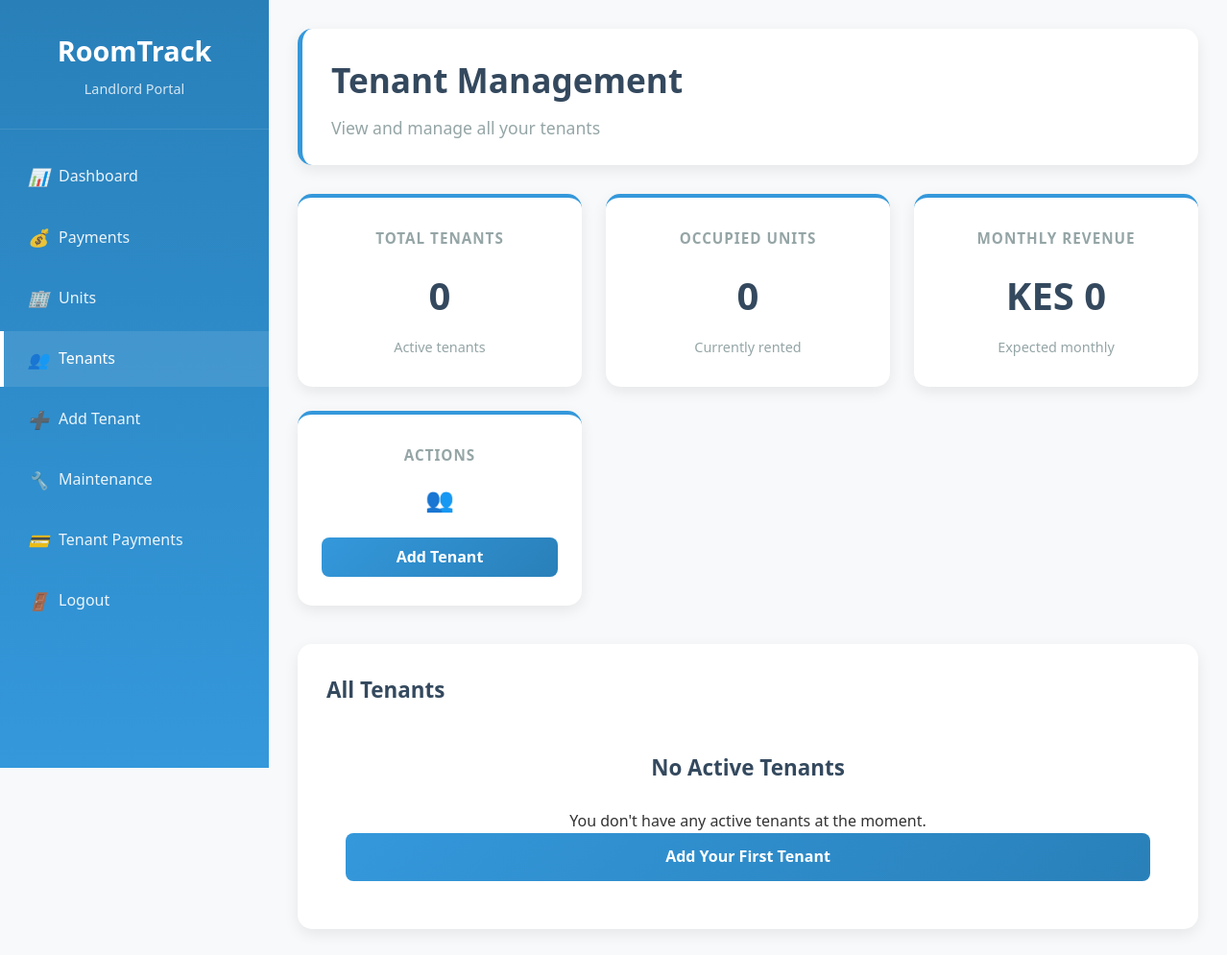
Page /landlord/tenants (signed in) on the earlier database version.
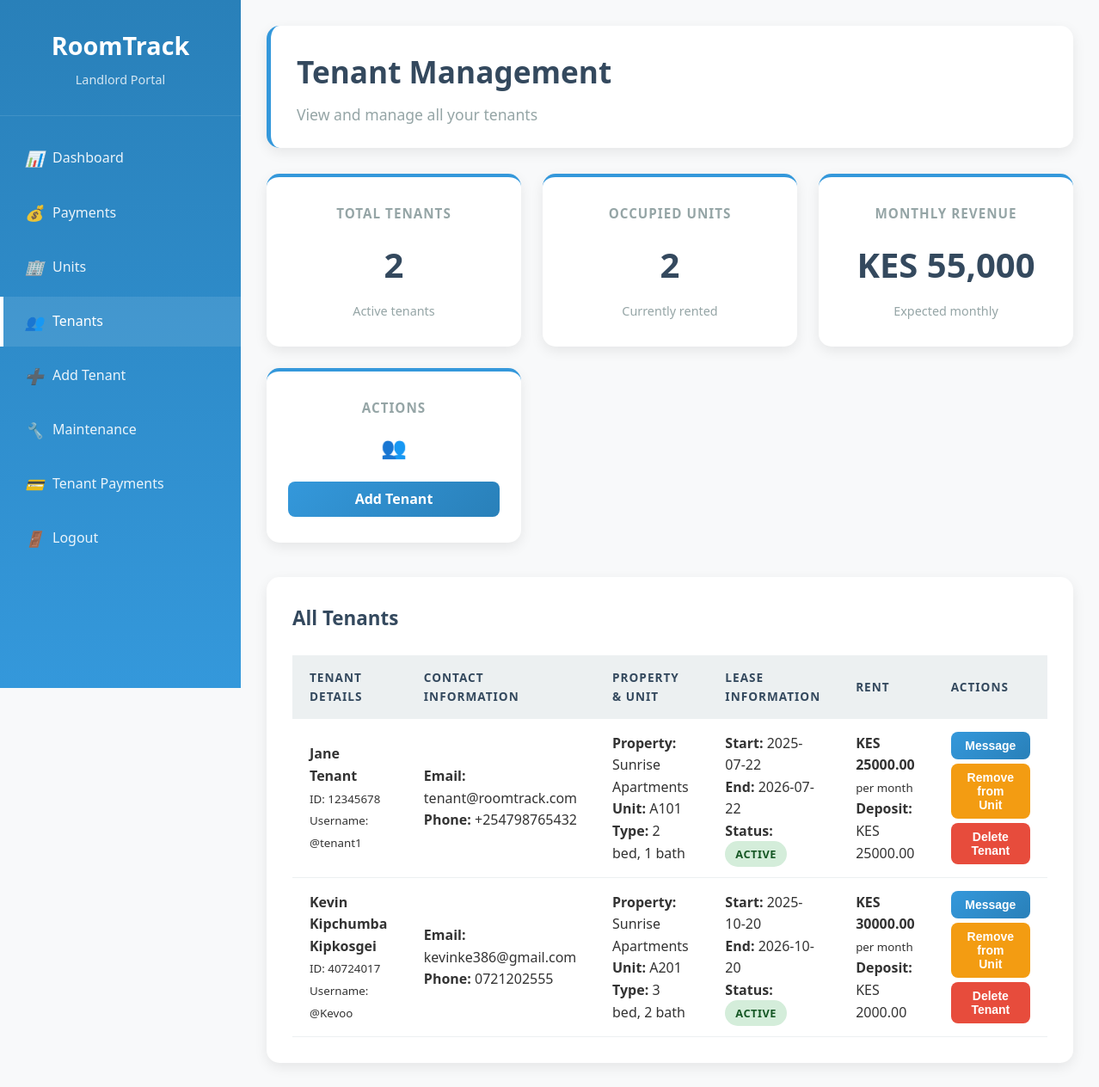
Same page on the later database version.
### models.py (models this page shows)
class User(UserMixin, db.Model):
    id = db.Column(db.Integer, primary_key=True)
    username = db.Column(db.String(80), unique=True, nullable=False)
    email = db.Column(db.String(120), unique=True, nullable=False)
    password = db.Column(db.String(200), nullable=False)
    role = db.Column(db.String(20), nullable=False)  # admin, landlord, tenant
    full_name = db.Column(db.String(200))
    id_number = db.Column(db.String(50))
    passport_number = db.Column(db.String(50))
    phone = db.Column(db.String(20))
    created_at = db.Column(db.DateTime, default=datetime.utcnow)
    landlord_properties = db.relationship('Property', backref='landlord', lazy=True)
    tenant_leases = db.relationship('Lease', backref='tenant', lazy=True, foreign_keys='Lease.tenant_id')
    maintenance_requests = db.relationship('MaintenanceRequest', backref='tenant', lazy=True)

class Property(db.Model):
    id = db.Column(db.Integer, primary_key=True)
    name = db.Column(db.String(200), nullable=False)
    address = db.Column(db.Text, nullable=False)
    total_units = db.Column(db.Integer, nullable=False)
    occupied_units = db.Column(db.Integer, default=0)
    landlord_id = db.Column(db.Integer, db.ForeignKey('user.id'), nullable=False)
    created_at = db.Column(db.DateTime, default=datetime.utcnow)
    units = db.relationship('Unit', backref='property', lazy=True, cascade='all, delete-orphan')

class Unit(db.Model):
    id = db.Column(db.Integer, primary_key=True)
    unit_number = db.Column(db.String(50), nullable=False)
    rent_amount = db.Column(db.Float, nullable=False)
    status = db.Column(db.String(20), default='vacant')  # vacant, occupied
    bedrooms = db.Column(db.Integer, default=1)
    bathrooms = db.Column(db.Integer, default=1)
    square_feet = db.Column(db.Integer)
    property_id = db.Column(db.Integer, db.ForeignKey('property.id'), nullable=False)
    leases = db.relationship('Lease', backref='unit', lazy=True, cascade='all, delete-orphan')
    maintenance_requests = db.relationship('MaintenanceRequest', backref='unit', lazy=True)

class Lease(db.Model):
    id = db.Column(db.Integer, primary_key=True)
    tenant_id = db.Column(db.Integer, db.ForeignKey('user.id'), nullable=False)
    unit_id = db.Column(db.Integer, db.ForeignKey('unit.id'), nullable=False)
    start_date = db.Column(db.Date, nullable=False)
    end_date = db.Column(db.Date, nullable=False)
    monthly_rent = db.Column(db.Float, nullable=False)
    security_deposit = db.Column(db.Float, default=0)
    status = db.Column(db.String(20), default='active')
    created_at = db.Column(db.DateTime, default=datetime.utcnow)
    payments = db.relationship('Payment', backref='lease', lazy=True, cascade='all, delete-orphan')

### app.py (the view)
@app.route('/landlord/tenants')
@login_required
def landlord_tenants():
    if current_user.role != 'landlord':
        return redirect(url_for('index'))
    properties = Property.query.filter_by(landlord_id=current_user.id).all()
    tenants = []
    for prop in properties:
        for unit in prop.units:
            for lease in unit.leases:
                if lease.status == 'active':
                    tenants.append({
                        'tenant': lease.tenant,
                        'lease': lease,
                        'unit': unit,
                        'property': prop
                    })
    return render_template('landlord/tenants.html', tenants=tenants)

### app.py (called while the page is built)
@login_manager.user_loader
def load_user(user_id):
    return User.query.get(int(user_id))

### templates/landlord/tenants.html (shortened to what this page needs)
<!DOCTYPE html>
<html lang="en">
<head>
    <link rel="stylesheet" href="{{ url_for('static', filename='css/style.css') }}">
</head>
<body>
    <div class="dashboard">
        <div class="sidebar">
            <div class="sidebar-header">
                <h2>RoomTrack</h2>
                <p>Landlord Portal</p>
            </div>
            <ul class="sidebar-nav">
                <li><a href="{{ url_for('landlord_dashboard') }}"><i>📊</i> Dashboard</a></li>
                <li><a href="{{ url_for('landlord_payments') }}"><i>💰</i> Payments</a></li>
                <li><a href="{{ url_for('landlord_units') }}"><i>🏢</i> Units</a></li>
                <li><a href="#" class="active"><i>👥</i> Tenants</a></li>
                <li><a href="{{ url_for('landlord_add_tenant') }}"><i>➕</i> Add Tenant</a></li>
                <li><a href="{{ url_for('landlord_maintenance_reports') }}"><i>🔧</i> Maintenance</a></li>
                <li><a href="{{ url_for('landlord_tenant_payments') }}"><i>💳</i> Tenant Payments</a></li>
                <li><a href="{{ url_for('logout') }}"><i>🚪</i> Logout</a></li>
            </ul>
        </div>
        <div class="main-content">
            <div class="header">
                <h1>Tenant Management</h1>
                <p>View and manage all your tenants</p>
            </div>
            <div class="stats-grid">
                <div class="stat-card">
                    <h3>Total Tenants</h3>
                    <div class="number">{{ tenants|length }}</div>
                    <p class="subtext">Active tenants</p>
                </div>
                <div class="stat-card">
                    <h3>Occupied Units</h3>
                    <div class="number">{{ tenants|length }}</div>
                    <p class="subtext">Currently rented</p>
                </div>
                <div class="stat-card">
                    <h3>Monthly Revenue</h3>
                    <div class="number">
                        KES {{ "{:,.0f}".format(tenants|sum(attribute='lease.monthly_rent')) }}
                    </div>
                    <p class="subtext">Expected monthly</p>
                </div>
                <div class="stat-card">
                    <h3>Actions</h3>
                    <div class="number" style="font-size: 1.5em;">👥</div>
                    <a href="{{ url_for('landlord_add_tenant') }}" class="btn btn-primary" style="margin-top: 10px; padding: 8px 16px;">Add Tenant</a>
                </div>
            </div>
            <div class="table-container">
                <h3>All Tenants</h3>
                {% if tenants %}
                <table>
                    <thead>
                        <tr>
                            <th>Tenant Details</th>
                            <th>Contact Information</th>
                            <th>Property & Unit</th>
                            <th>Lease Information</th>
                            <th>Rent</th>
                            <th>Actions</th>
                        </tr>
                    </thead>
                    <tbody>
                        {% for tenant_data in tenants %}
                        <tr>
                            <td>
                                <strong>{{ tenant_data.tenant.full_name }}</strong><br>
                                <small>ID: {{ tenant_data.tenant.id_number }}</small><br>
                                <small>Username: @{{ tenant_data.tenant.username }}</small>
                            </td>
                            <td>
                                <strong>Email:</strong> {{ tenant_data.tenant.email }}<br>
                                <strong>Phone:</strong> {{ tenant_data.tenant.phone or 'Not provided' }}<br>
                            </td>
                            <td>
                                <strong>Property:</strong> {{ tenant_data.property.name }}<br>
                                <strong>Unit:</strong> {{ tenant_data.unit.unit_number }}<br>
                                <strong>Type:</strong> {{ tenant_data.unit.bedrooms }} bed, {{ tenant_data.unit.bathrooms }} bath
                            </td>
                            <td>
                                <strong>Start:</strong> {{ tenant_data.lease.start_date.strftime('%Y-%m-%d') }}<br>
                                <strong>End:</strong> {{ tenant_data.lease.end_date.strftime('%Y-%m-%d') }}<br>
                                <strong>Status:</strong>
                                <span class="status-badge status-{{ tenant_data.lease.status }}">
                                    {{ tenant_data.lease.status|title }}
                                </span>
                            </td>
                            <td>
                                <strong>KES {{ "%.2f"|format(tenant_data.lease.monthly_rent) }}</strong><br>
                                <small>per month</small><br>
                                <strong>Deposit:</strong> KES {{ "%.2f"|format(tenant_data.lease.security_deposit) }}
                            </td>
                            <td>
                                <div style="display: flex; flex-direction: column; gap: 5px;">
                                    <button class="btn btn-primary btn-sm" onclick="sendMessage({{ tenant_data.tenant.id }})">Message</button>
                                    <button class="btn btn-warning btn-sm" onclick="removeFromUnit({{ tenant_data.tenant.id }})">Remove from Unit</button>
                                    <button class="btn btn-danger btn-sm" onclick="deleteTenant({{ tenant_data.tenant.id }})">Delete Tenant</button>
                                </div>
                            </td>
                        </tr>
                        {% endfor %}
                    </tbody>
                </table>
                {% else %}
                <div class="text-center p-20">
                    <h3>No Active Tenants</h3>
                    <p>You don't have any active tenants at the moment.</p>
                    <a href="{{ url_for('landlord_add_tenant') }}" class="btn btn-primary">Add Your First Tenant</a>
                </div>
                {% endif %}
            </div>
        </div>
    </div>
</body>
</html>

### static/css/style.css (style rules this page uses)
:root { --primary-blue: #3498db; --dark-blue: #2980b9; --light-blue: #ecf0f1; --white: #ffffff; --gray: #95a5a6; --dark-gray: #34495e; --success: #27ae60; --warning: #f39c12; --danger: #e74c3c; --light-gray: #f8f9fa; }
* { margin: 0; padding: 0; box-sizing: border-box; }
body { font-family: 'Segoe UI', Tahoma, Geneva, Verdana, sans-serif; background-color: var(--light-gray); color: #333; line-height: 1.6; }
.btn { padding: 12px 30px; border: none; border-radius: 8px; font-size: 16px; font-weight: 600; cursor: pointer; transition: all 0.3s ease; text-decoration: none; display: inline-flex; align-items: center; justify-content: center; gap: 8px; }
.btn-primary { background: linear-gradient(135deg, var(--primary-blue), var(--dark-blue)); color: var(--white); width: 100%; }
.btn-warning { background-color: var(--warning); color: var(--white); }
.btn-danger { background-color: var(--danger); color: var(--white); }
.btn-sm { padding: 8px 16px; font-size: 14px; }
.dashboard { display: flex; min-height: 100vh; }
.sidebar { width: 280px; background: linear-gradient(180deg, var(--dark-blue), var(--primary-blue)); color: var(--white); padding: 0; position: fixed; height: 100vh; overflow-y: auto; }
.sidebar-header { padding: 30px 25px; border-bottom: 1px solid rgba(255,255,255,0.1); text-align: center; }
.sidebar-header h2 { color: var(--white); margin-bottom: 5px; font-size: 1.8em; }
.sidebar-header p { color: rgba(255,255,255,0.8); font-size: 0.9em; }
.sidebar-nav { list-style: none; margin-top: 20px; }
.sidebar-nav li { margin-bottom: 5px; }
.sidebar-nav a { display: flex; align-items: center; padding: 15px 25px; color: rgba(255,255,255,0.9); text-decoration: none; transition: all 0.3s ease; border-left: 4px solid transparent; }
.sidebar-nav a:hover, .sidebar-nav a.active { background: rgba(255,255,255,0.1); color: var(--white); border-left-color: var(--white); }
.sidebar-nav i { margin-right: 12px; width: 20px; text-align: center; font-size: 1.1em; }
.main-content { flex: 1; margin-left: 280px; padding: 30px; background-color: var(--light-gray); min-height: 100vh; }
.header { background: var(--white); padding: 25px 30px; border-radius: 15px; box-shadow: 0 5px 15px rgba(0,0,0,0.08); margin-bottom: 30px; border-left: 5px solid var(--primary-blue); }
.header h1 { color: var(--dark-gray); margin-bottom: 8px; font-size: 2.2em; }
.header p { color: var(--gray); font-size: 1.1em; }
.stats-grid { display: grid; grid-template-columns: repeat(auto-fit, minmax(280px, 1fr)); gap: 25px; margin-bottom: 40px; }
.stat-card { background: var(--white); padding: 30px 25px; border-radius: 15px; box-shadow: 0 5px 15px rgba(0,0,0,0.08); text-align: center; transition: transform 0.3s ease; border-top: 4px solid var(--primary-blue); }
.stat-card h3 { color: var(--gray); font-size: 0.95em; margin-bottom: 15px; text-transform: uppercase; letter-spacing: 1px; }
.stat-card .number { font-size: 2.5em; font-weight: bold; color: var(--dark-gray); margin-bottom: 10px; }
.stat-card .subtext { color: var(--gray); font-size: 0.9em; }
.table-container { background: var(--white); padding: 30px; border-radius: 15px; box-shadow: 0 5px 15px rgba(0,0,0,0.08); overflow: hidden; }
.table-container h3 { color: var(--dark-gray); margin-bottom: 25px; font-size: 1.4em; }
table { width: 100%; border-collapse: collapse; margin-top: 10px; }
th, td { padding: 15px 20px; text-align: left; border-bottom: 1px solid var(--light-blue); }
th { background-color: var(--light-blue); color: var(--dark-gray); font-weight: 600; text-transform: uppercase; font-size: 0.85em; letter-spacing: 1px; }
.status-badge { padding: 6px 12px; border-radius: 20px; font-size: 0.8em; font-weight: 600; text-transform: uppercase; letter-spacing: 0.5px; }
.status-active { background-color: #d4edda; color: #155724; }

Differences in the rows shown:
added User: tenant.full_name "Jane Tenant", tenant.id_number "12345678", tenant.username "tenant1", tenant.email "tenant@roomtrack.com", tenant "+254798765432"
added Property: property.name "Sunrise Apartments" "Sunrise Apartments"
added Unit: unit.unit_number "A101", unit.bedrooms "2", unit.bathrooms "1"
added Lease: lease.start_date "2025-07-22", lease.end_date "2026-07-22", lease.status "ACTIVE", lease.monthly_rent "25000.00", lease.security_deposit "25000.00"
added User: tenant.full_name "Kevin Kipchumba Kipkosgei", tenant.id_number "40724017", tenant.username "Kevoo", tenant.email "kevinke386@gmail.com", tenant "0721202555"
added Unit: unit.unit_number "A201", unit.bedrooms "3", unit.bathrooms "2"
added Lease: lease.start_date "2025-10-20", lease.end_date "2026-10-20", lease.status "ACTIVE", lease.monthly_rent "30000.00", lease.security_deposit "2000.00"
Other differences:
{{ tenants|length }}: "0" → "2"
{{ "{:,.0f}".format(tenants|sum(attribute='lease.monthly_rent')) }}: "0" → "55,000"
text no longer shown: "No Active Tenants You don't have any active tenants at the moment. Add Your First Tenant"
text now shown: "TENANT DETAILS CONTACT INFORMATION PROPERTY & UNIT LEASE INFORMATION RENT ACTIONS"
new list line: "ID: Username: @ Email: Phone: Property: Unit: Type: bed, bath Start: End: Status: KES per month Deposit: KES Message Remove from Unit Delete Tenant"
